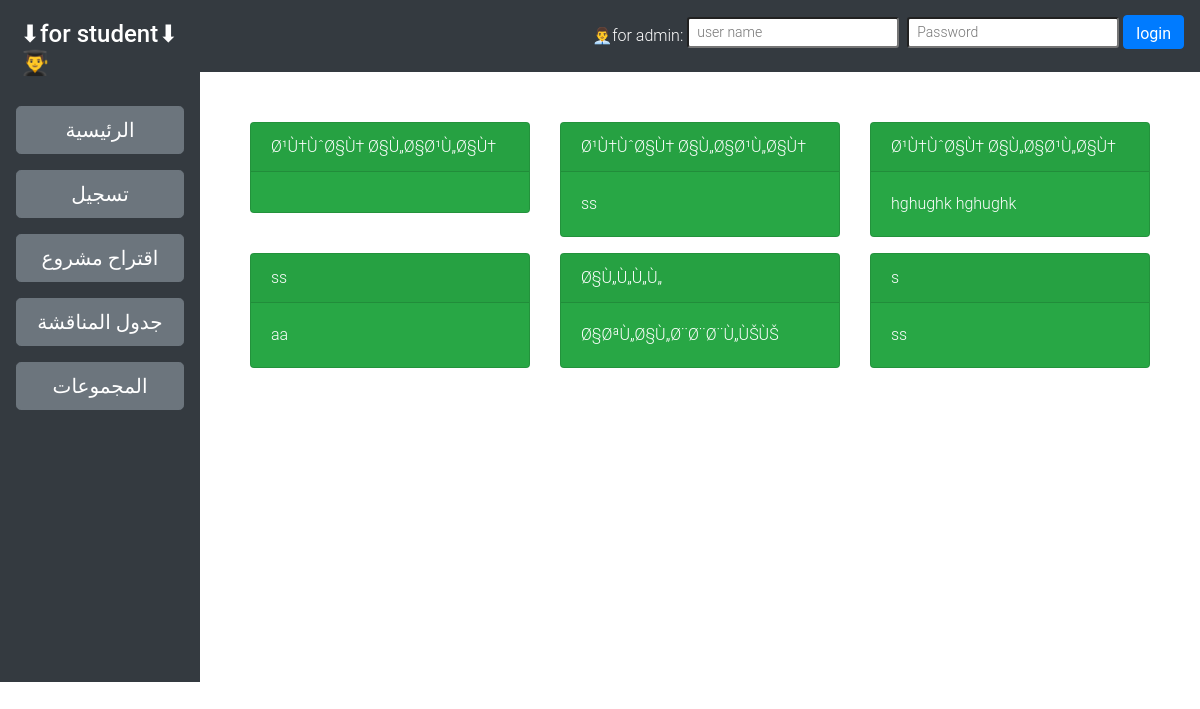
The page / on the database its author committed.
### tables this page shows
CREATE TABLE `aalan` (
  `id` int(11) NOT NULL,
  `taa` varchar(50) NOT NULL,
  `aa` varchar(500) NOT NULL
);

### index.php (the view, shortened to what this page needs)
 <?php
$server = 'localhost';
$user = 'root';
$password = '';
$db_name = 'm';
$conn = new mysqli($server,$user,$password,$db_name);
?>
<!DOCTYPE html>
<html lang="en">
<head>
    <link rel="stylesheet" href="css/style.css">
    <link rel="stylesheet" href="https://stackpath.bootstrapcdn.com/bootstrap/4.3.1/css/bootstrap.min.css">
</head>
<body >
    <div class="row mx-0">
    <div class="col-2" style="padding: 0px"  >
        <div class=" bg-dark" >
        <ul class="nav flex-column">
            <li class="nav-item" >
          <h4 class="text-white" style="margin:20px" >⬇for student⬇👨‍🎓</h4>
      </li>
            <li class="nav-item">
       <a class="nav-link active" href="index.php"><button type="button" class="btn btn-secondary btn-lg btn-block">الرئيسية</button>
</a>
      </li>
      <li class="nav-item">
       <a class="nav-link active" href="studentRegstir.PHP"><button type="button" class="btn btn-secondary btn-lg btn-block">تسجيل</button>
</a>
      </li>
      <li class="nav-item">
            <a class="nav-link active" href="suggestproject.php"><button type="button" class="btn btn-secondary btn-lg btn-block">اقتراح مشروع</button>
</a>
      </li>
      <li class="nav-item">
       <a class="nav-link" href="Schedule.php"> <button type="button" class="btn btn-secondary btn-lg btn-block">جدول المناقشة</button>
</a>
      </li>
            <li class="nav-item">
       <a class="nav-link" href="grost.php"> <button type="button" class="btn btn-secondary btn-lg btn-block">المجموعات</button>
</a>
      </li>
      </ul>
        <br><br><br><br><br><br><br><br><br><br><br>
    </div>
    </div>
       <div class="col-10 " style="padding: 0px ">
        <nav class="navbar navbar-dark bg-dark">
  <form  action="admin.php" class="form-inline">
   <div class="form-group  mt-3">
    <p class="text-white" > 👨‍💼for admin: </p>
   </div>
   <div class="form-group mx-sm-1 mb-2">
    <input type="text" class="form-control-sm" placeholder="user name">
   </div>
   <div class="form-group mx-sm-1 mb-2">
    <input type="password" class="form-control-sm" id="inputPassword2" placeholder="Password">
   </div>
  <button type="submit" class="btn btn-primary mb-2 form-control-sm">login</button>
</form>
</nav>
           <div style="padding: 50PX"  ><div class="row">
                <?php
            $sql = "SELECT * FROM aalan ";
            $result = mysqli_query($conn, $sql);
            while($row = mysqli_fetch_assoc($result)) {
            ?>
    <div class="col-4">
 <div class="card text-white bg-success mb-3" style="max-width: 18rem;">
  <div class="card-header"><?= $row['taa'] ?></div>
  <div class="card-body">
    <p class="card-text"><?= $row['aa'] ?></p>
  </div>
</div>    </div><?php }
            ?>
  </div></div>
</div>
    </div>
</body>
</html>

### css/style.css (style rules this page uses)
* { margin: 0; font-family: "Roboto", sans-serif, "Helvetica", sans-serif; font-weight: 300; }
.btn { background: #efefef; padding: 10px 15px; text-decoration: none; border-radius: 3px; color: #000; font-weight: 400; }

### rows shown on the page
aalan: taa "Ø¹Ù†ÙˆØ§Ù† Ø§Ù„Ø§Ø¹Ù„Ø§Ù†"
aalan: taa "Ø¹Ù†ÙˆØ§Ù† Ø§Ù„Ø§Ø¹Ù„Ø§Ù†", aa "ss"
aalan: taa "Ø¹Ù†ÙˆØ§Ù† Ø§Ù„Ø§Ø¹Ù„Ø§Ù†", aa "hghughk hghughk"
aalan: taa "ss", aa "aa"
aalan: taa "Ø§Ù„Ù„Ù„Ù„", aa "Ø§ØªÙ„Ø§Ù„Ø¨Ø¨Ø¨Ù„ÙŠÙŠ"
aalan: taa "s", aa "ss"
